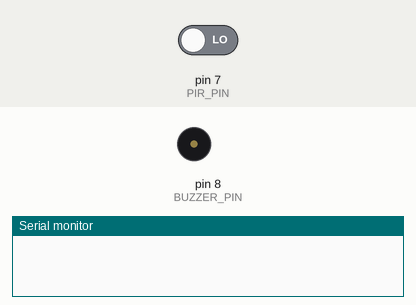
Bench run of a sketch on a simulated Arduino Uno, built with avr-gcc and run on an emulated ATmega328P. On the bench: buzzer (waves = sounding, pin HIGH), the last lines printed to the serial monitor. Inputs (shaded band) come from the test bench; at power-on: pin 7 (PIR_PIN) LOW.

Above: at 1.8 s.
1.9 s: pin 7 (PIR_PIN) driven HIGH
At 3.2 s:
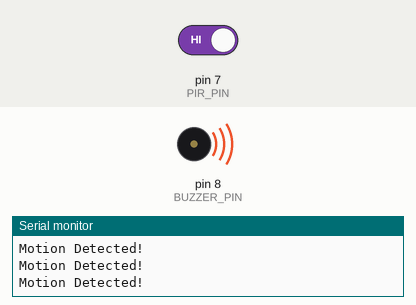
3.5 s: pin 7 (PIR_PIN) driven LOW
At 4.4 s:
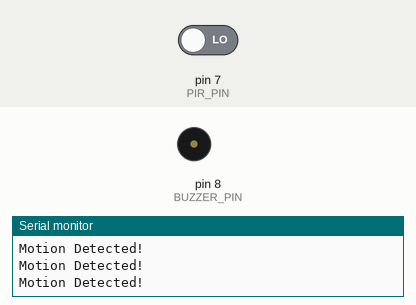
Timing chart, 0 to 6.5 s (numbered marks = the images above; inputs shaded):
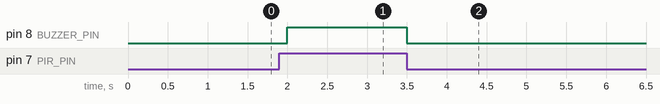

Measured:
- after the input at 1.9 s, pin 8 (BUZZER_PIN): LOW → HIGH after 0.10 s
- after the input at 3.5 s, pin 8 (BUZZER_PIN): HIGH → LOW at once

The sketch:

Buzzer.ino
```cpp
#define PIR_PIN 7
#define BUZZER_PIN 8

void setup() {
  pinMode(PIR_PIN, INPUT);
  pinMode(BUZZER_PIN, OUTPUT);
  Serial.begin(9600);
}

void loop() {
  int sensorValue = digitalRead(PIR_PIN);

  if (sensorValue == HIGH) {
    digitalWrite(BUZZER_PIN, HIGH);
    Serial.println("Motion Detected!");
  } else {
    digitalWrite(BUZZER_PIN, LOW);
  }

  delay(500);
}
```
